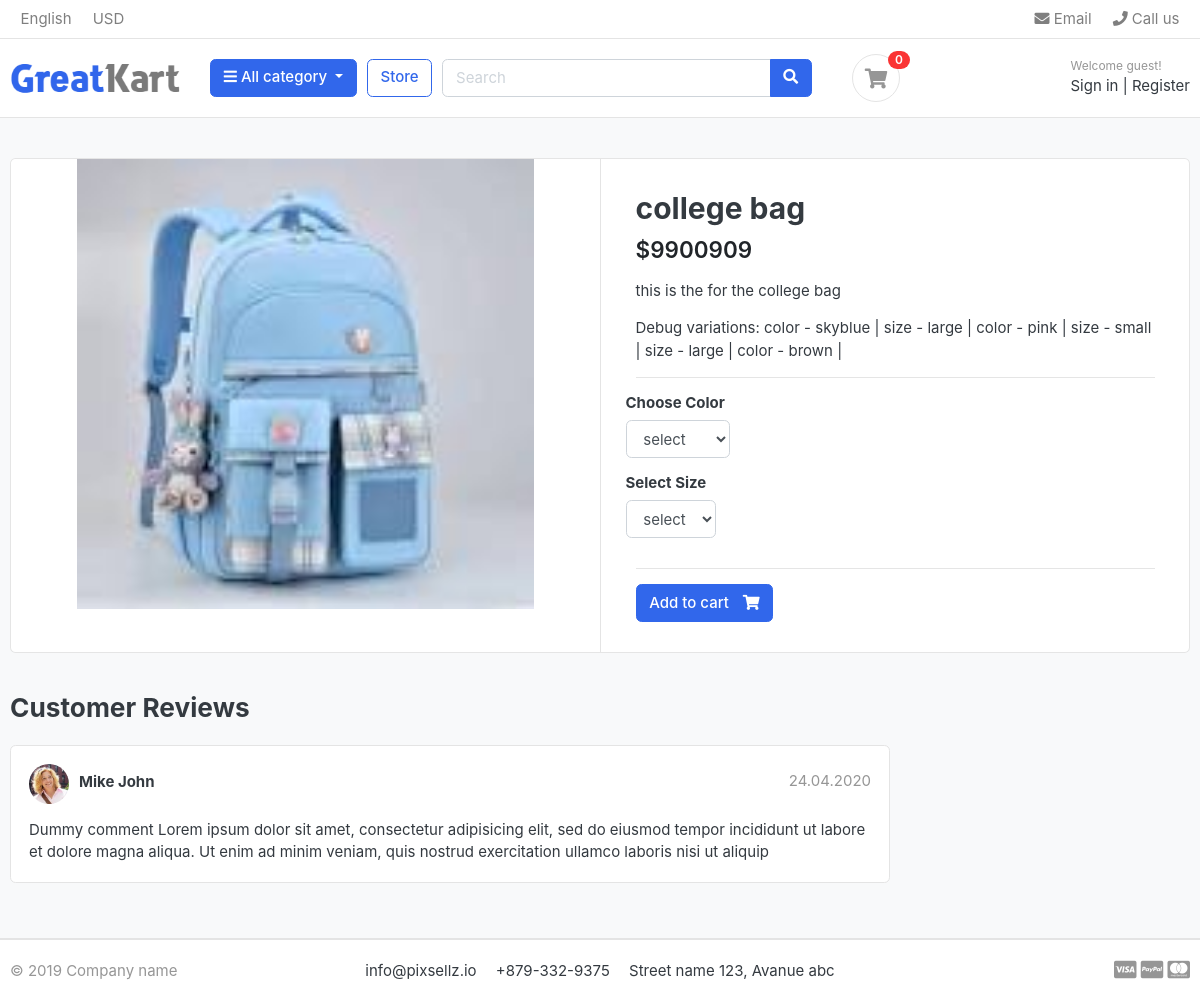
The app's page /store/category/bags/college-bag/ with its own data.
### store/models.py (models this page shows, shortened)
class Product(models.Model):
    product_name=models.CharField(max_length=200,unique=True)
    slug=models.SlugField(max_length=255,unique=True)
    description=models.TextField(max_length=500,blank=True)
    price=models.IntegerField()
    image=models.ImageField(upload_to='products')
    stock=models.IntegerField()
    is_available=models.BooleanField(default=True)
    category=models.ForeignKey(Category,on_delete=models.CASCADE)
    created_date=models.DateTimeField(auto_now_add=True)
    modified_date=models.DateTimeField(auto_now_add=True)

class Variation(models.Model):
    product=models.ForeignKey(Product,on_delete=models.CASCADE)
    variation_category=models.CharField(max_length=100,choices=variation_category_choice)
    variation_value=models.CharField(max_length=100)
    is_active=models.BooleanField(default=True)
    created_date=models.DateTimeField(auto_now=True)
    objects=VariationManager()

### store/views.py (the view)
# urls.py: path('category/<slug:category_slug>/<slug:product_slug>/', views.product_detail, name='product_detail'),
def product_detail(request,category_slug,product_slug):
    try:
        single_product=Product.objects.get(category__slug=category_slug,slug=product_slug)
        in_cart=CartItem.objects.filter(cart__cart_id=_cart_id(request),product=single_product).exists
    except Exception as e:
        raise e
    context={
        'single_product':single_product,
        'in_cart':in_cart,
    }
    return render(request,'product_detail.html',context)

### carts/context_processor.py (called while the page is built)
def counter(request):
    cart_count=0
    if 'admin' in request.path:
        return{}
    else:
        try:
            cart=Cart.objects.filter(cart_id=_cart_id(request))
            cart_items=CartItem.objects.all().filter(cart=cart[:1])
            for cart_item in cart_items:
                cart_count+=cart_item.quantity
        except Cart.DoesNotExist:
            cart_count=0
    return dict(cart_count=cart_count)

### carts/views.py (called while the page is built)
def _cart_id(request):  # _private function
    cart = request.session.session_key
    if not cart:
        cart = request.session.create()
    return cart

### category/context_processor.py (called while the page is built)
def menu_links(request):
    links=Category.objects.all()
    return dict(links=links)

### category/models.py (called while the page is built)
    def get_url(self):
        return reverse('products_by_category',args=[self.slug])

### store/models.py (called while the page is built)
    def colors(self):
        return super(VariationManager,self).filter(variation_category='color',is_active=True)

    def sizes(self):
        return super(VariationManager,self).filter(variation_category='size',is_active=True)

### store/templates/product_detail.html (shortened to what this page needs)
{% extends 'base.html'%}
{% load static %}
{% block content %}
<section class="section-content padding-y bg">
<div class="container">
<div class="card">
	<div class="row no-gutters">
		<aside class="col-md-6">
<article class="gallery-wrap">
	<div class="img-big-wrap">
	   <a href="#"><img src="{{single_product.image.url}}"></a>
	</div>
</article>
		</aside>
		<main class="col-md-6 border-left">
			<form action="{% url 'add_cart' single_product.id %}" method="POST">
<article class="content-body">
<h2 class="title">{{single_product.product_name}}</h2>
<div class="mb-3">
	<var class="price h4">${{single_product.price}}</var>
</div>
<p>{{single_product.description}}</p>
<p>
Debug variations:
{% for v in single_product.variation_set.all %}
    {{ v.variation_category }} - {{ v.variation_value }} |
{% empty %}
    No variations found.
{% endfor %}
</p>
<hr>
	<div class="row">
		<div class="item-option-select">
			<h6>Choose Color</h6>
			<select name="color" class="form-control"  required>
				<option value="" disabled selected>select</option>
			</select>
		</div>
	</div>
	<div class="row">
		<div class="item-option-select">
			<h6>Select Size</h6>
			<select name="size" class="form-control" >
				<option value="" disabled selected>select</option>
			</select>
		</div>
	</div>
	<hr>
    {% if single_product.stock <= 0 %}
    <h5 class='text-danger'>Out of stock </h5>
	{% else %}
        <button type="submit" class="btn  btn-primary"> <span class="text">Add to cart</span> <i class="fas fa-shopping-cart"></i>  </button>
    {% endif %}
</article>
</form>
		</main>
	</div>
</div>
<br>
<div class="row">
			<div class="col-md-9">
	<header class="section-heading">
		<h3>Customer Reviews </h3>
	</header>
	<article class="box mb-3">
		<div class="icontext w-100">
			<img src="{% static './images/avatars/avatar1.jpg'%}" class="img-xs icon rounded-circle">
			<div class="text">
				<span class="date text-muted float-md-right">24.04.2020 </span>
				<h6 class="mb-1">Mike John </h6>
			</div>
		</div>
		<div class="mt-3">
			<p>
				Dummy comment Lorem ipsum dolor sit amet, consectetur adipisicing elit, sed do eiusmod
				tempor incididunt ut labore et dolore magna aliqua. Ut enim ad minim veniam,
				quis nostrud exercitation ullamco laboris nisi ut aliquip
			</p>
		</div>
	</article>
	</div>
</div>
</div>
</section>
{% endblock %}

### store/static/css/ui.css (style rules this page uses)
html { font-family: "Inter", sans-serif; font-size: 15px; }
.content-body { flex: 1 1 auto; padding: 2rem 2.3rem; }
.img-xs, .img-sm, .img-md, .img-lg { -o-object-fit: cover; object-fit: cover; flex-shrink: 0; flex-grow: 0; }
.img-xs { width: 40px; height: 40px; }
.padding-y { padding-top: 40px; padding-bottom: 40px; }
var { font-style: normal; }
article:after, .form-group:after { display: block; clear: both; content: ""; }
.bg { background-color: #f8f9fa; }
.section-heading { margin-bottom: 20px; margin-top: 15px; }
p:last-child { margin-bottom: 0; }
.btn .text + i { margin-left: 10px; }
.icontext { display: inline-flex; align-items: center; vertical-align: middle; }
.icontext .text { width: 100%; line-height: 1.2; }
.icontext .icon { position: relative; margin-right: 10px; flex-shrink: 0; flex-grow: 0; }
.price { font-weight: 600; color: #212529; }
.box { padding: 18px; background: #fff; border-radius: 0.37rem; border: 1px solid #e4e4e4; }
.box img { max-width: 100%; }
.gallery-wrap .img-big-wrap { margin-bottom: 10px; border-radius: 0.37rem; overflow: hidden; background-color: #fff; }
.gallery-wrap .img-big-wrap a { text-align: center; display: block; }
.gallery-wrap .img-big-wrap img { height: 450px; width: auto; display: inline-block; }
.item-option-select { margin-bottom: 1rem; display: inline-block; margin-right: 15px; }

### records on screen
Product: image (picture), product_name "college bag", price "9900909", description "this is the for the college bag"
Variation: variation_category "color", variation_value "skyblue"
Variation: variation_category "size", variation_value "large"
Variation: variation_category "color", variation_value "pink"
Variation: variation_category "size", variation_value "small"
Variation: variation_category "size", variation_value "large"
Variation: variation_category "color", variation_value "brown"

### other values on screen
{{ cart_count }} "0"
